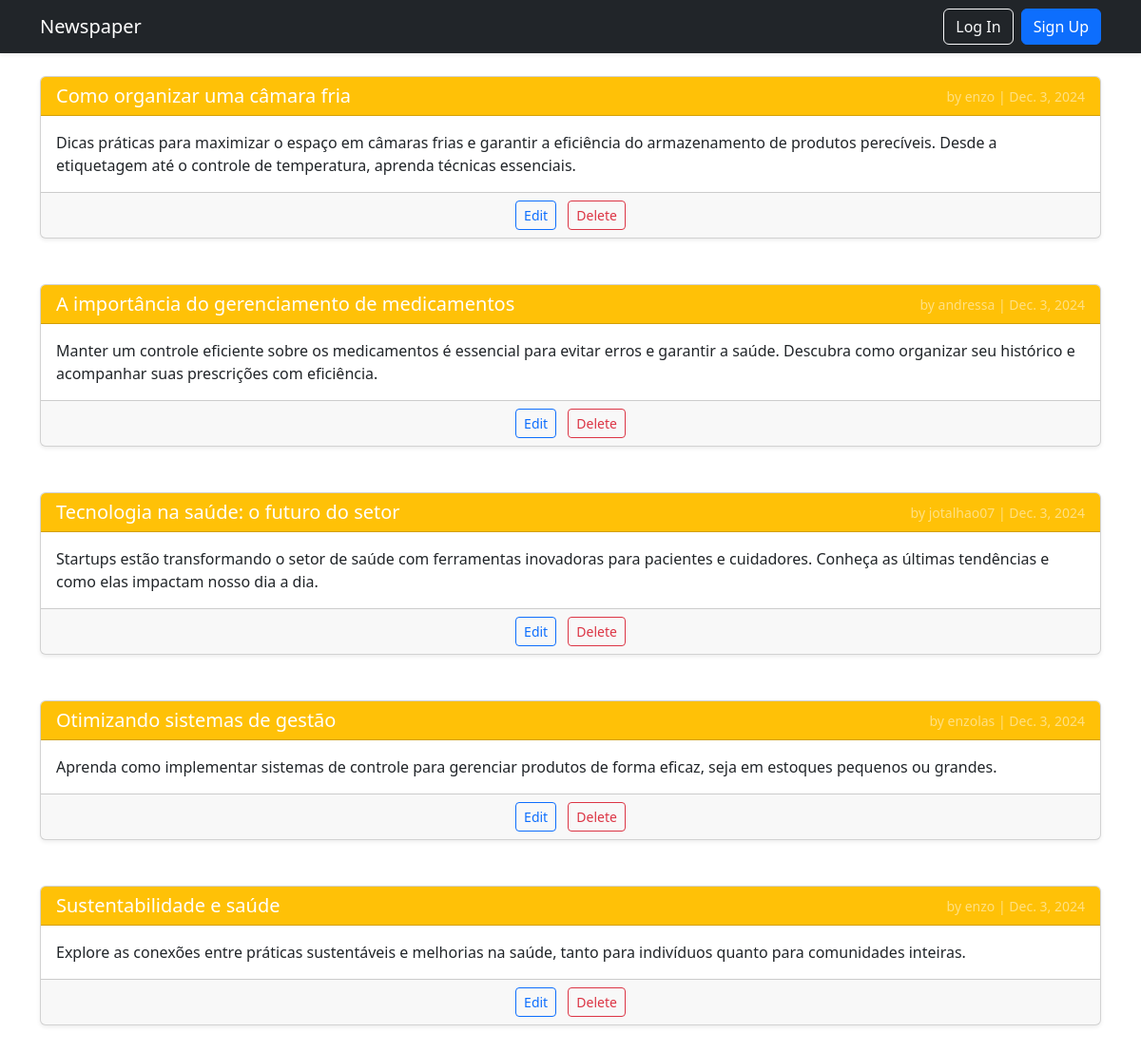
The app's page /articles/ with its own data.
### articles/models.py (models this page shows, shortened)
class Article(models.Model):
    title = models.TextField(max_length=255)
    body = models.TextField()
    date = models.DateField(auto_now_add=True)
    author = models.ForeignKey(
        get_user_model(),
        on_delete=models.CASCADE,
    )

### accounts/models.py (models this page shows)
class CustomUser(AbstractUser):
     age = models.PositiveBigIntegerField(null=True, blank=True)

### articles/views.py (the view)
# urls.py: path('', ArticleListView.as_view(), name='article_list')
class ArticleListView(ListView):
    model = Article
    template_name = 'article_list.html'

### templates/article_list.html (shortened to what this page needs)
{% extends 'base.html' %}
{% block content %}
{% for article in object_list %}
<div class="card shadow-sm mb-4">
    <div class="card-header bg-warning text-white d-flex justify-content-between align-items-center">
        <h5 class="mb-0">{{ article.title }}</h5>
        <small class="text-white-50">by {{ article.author }} | {{ article.date }}</small>
    </div>
    <div class="card-body">
        <p class="card-text">{{ article.body }}</p>
    </div>
    <div class="card-footer text-center">
        <a href="#" class="btn btn-outline-primary btn-sm me-2">Edit</a>
        <a href="#" class="btn btn-outline-danger btn-sm">Delete</a>
    </div>
</div>
<br />
{% endfor %}
{% endblock content %}

### templates/base.html (shortened to what this page needs)
{% load static %}
<!DOCTYPE html>
<html>
    <head>
        <link rel="stylesheet" href="{% static 'bootstrap/css/bootstrap.css' %}">
    </head>
    <body>
        <nav class="navbar navbar-expand-lg navbar-dark bg-dark shadow-sm">
            <div class="container">
                <a class="navbar-brand" href="{% url 'home' %}">
                     Newspaper
                </a>
                <div class="collapse navbar-collapse" id="navbarSupportedContent">
                    {% if user.is_authenticated %}
                        <ul class="navbar-nav ms-auto">
                            <li class="nav-item dropdown">
                                <a class="nav-link dropdown-toggle d-flex align-items-center" id="navbarDropdown" role="button" data-bs-toggle="dropdown" aria-expanded="false">
                                    {{ user.username }}
                                </a>
                                <ul class="dropdown-menu dropdown-menu-end" aria-labelledby="navbarDropdown">
                                    <li><a class="dropdown-item" href="{% url 'password_change' %}">Change Password</a></li>
                                    <li><hr class="dropdown-divider"></li>
                                    <li>
                                        <form action="{% url 'logout' %}" method="post" style="display: inline;">
                                            {% csrf_token %}
                                            <button type="submit" class="dropdown-item">Log Out</button>
                                        </form>
                                    </li>
                                </ul>
                            </li>
                        </ul>
                    {% else %}
                        <div class="d-flex ms-auto">
                            <a href="{% url 'login' %}" class="btn btn-outline-light me-2">Log In</a>
                            <a href="{% url 'signup' %}" class="btn btn-primary">Sign Up</a>
                        </div>
                    {% endif %}
                </div>
            </div>
        </nav>
        <br/>
        <main>
            <div class="container">
                {% block content %}{% endblock content %}
            </div>
        </main>
    </body>
</html>

### records on screen
Article: title "Como organizar uma câmara fria", author "enzo", date "Dec. 3, 2024", body "Dicas práticas para maximizar o espaço em câmaras frias e garantir a eficiência do armazenamento de produtos perecíveis. Desde a etiquetagem até o controle de temperatura, aprenda técnicas essenciais."
Article: title "A importância do gerenciamento de medicamentos", author "andressa", date "Dec. 3, 2024", body "Manter um controle eficiente sobre os medicamentos é essencial para evitar erros e garantir a saúde. Descubra como organizar seu histórico e acompanhar suas prescrições com eficiência."
Article: title "Tecnologia na saúde: o futuro do setor", author "jotalhao07", date "Dec. 3, 2024", body "Startups estão transformando o setor de saúde com ferramentas inovadoras para pacientes e cuidadores. Conheça as últimas tendências e como elas impactam nosso dia a dia."
Article: title "Otimizando sistemas de gestão", author "enzolas", date "Dec. 3, 2024", body "Aprenda como implementar sistemas de controle para gerenciar produtos de forma eficaz, seja em estoques pequenos ou grandes."
Article: title "Sustentabilidade e saúde", author "enzo", date "Dec. 3, 2024", body "Explore as conexões entre práticas sustentáveis e melhorias na saúde, tanto para indivíduos quanto para comunidades inteiras."
